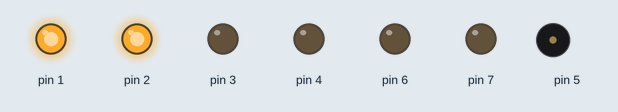
The sketch below on a simulated Arduino Uno, built with avr-gcc and run on an emulated ATmega328P. Shown: output pins drawn as LEDs (lit = HIGH), buzzer (waves = sounding).

Above: at 0.1 s.
At 2.1 s:
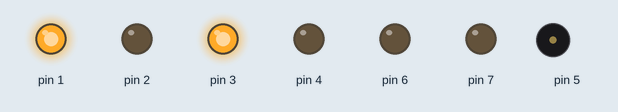
At 4.1 s:
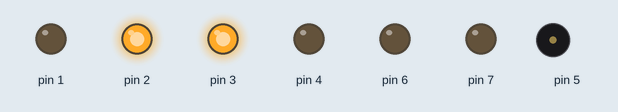
At 5.1 s:
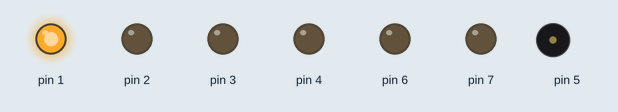
At 8.1 s:
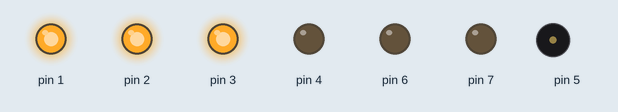
At 31.6 s:
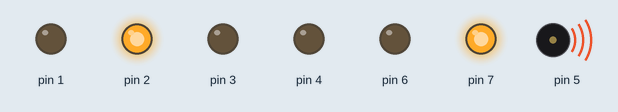
Timing chart, 0 to 40.0 s (numbered marks = the images above):
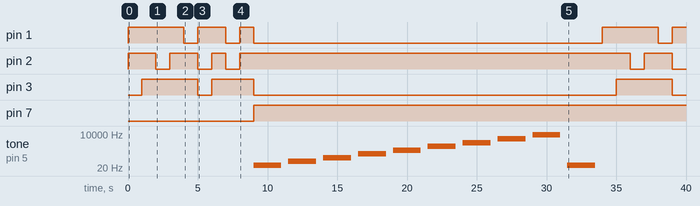

The sketch:

buzzersLedArduno1.ino
```cpp
void setup()
{
  pinMode(1, OUTPUT);
  pinMode(2, OUTPUT);
  pinMode(3, OUTPUT);
  pinMode(4, OUTPUT);
  pinMode(5, OUTPUT);
  pinMode(6, OUTPUT);
  pinMode(7, OUTPUT);
}

void loop()
{
  float notas[10] = {33, 66, 132, 264, 528, 1056, 2112, 4224, 8448, 34.947};
  digitalWrite(1, HIGH);
  digitalWrite(2, HIGH);
  digitalWrite(3, LOW);
  delay(1000);
  digitalWrite(1, HIGH);
  digitalWrite(2, HIGH);
  digitalWrite(3, HIGH);
  delay(1000);
  digitalWrite(1, HIGH);
  digitalWrite(2, LOW);
  digitalWrite(3, HIGH);
  delay(1000);
  digitalWrite(1, HIGH);
  digitalWrite(2, HIGH);
  digitalWrite(3, HIGH);
  delay(1000);
  digitalWrite(1, LOW);
  digitalWrite(2, HIGH);
  digitalWrite(3, HIGH);
  delay(1000);
  digitalWrite(1, HIGH);
  digitalWrite(2, LOW);
  digitalWrite(3, LOW);
  delay(1000);
  digitalWrite(1, HIGH);
  digitalWrite(2, HIGH);
  digitalWrite(3, HIGH);
  delay(1000);
  digitalWrite(1, LOW);
  digitalWrite(2, LOW);
  digitalWrite(3, HIGH);
  delay(1000);
  digitalWrite(1, HIGH);
  digitalWrite(2, HIGH);
  digitalWrite(3, HIGH);
  delay(1000);
  digitalWrite(1, LOW);
  digitalWrite(2, HIGH);
  digitalWrite(3, LOW);

  if (digitalRead(6) == HIGH)
  {
    digitalWrite(7, LOW);
  }
  else
  {
    digitalWrite(7, HIGH);
  }

  for (int i = 0; i < 10; i++)
  {
    tone(5, notas[i]);
    delay(2000);
    noTone(5);
    delay(500);
  }
}
```

Measured:
- by itself, pin 1: LOW → HIGH at 0.00 s, → LOW 4.0 s later, → HIGH 1.0 s later, → LOW 2.0 s later, … (9 changes in this stretch)
- by itself, pin 2: LOW → HIGH at 0.00 s, → LOW 2.0 s later, → HIGH 1.0 s later, → LOW 2.0 s later, … (10 changes in this stretch)
- by itself, pin 3: goes HIGH 4.0 s, LOW 1.0 s, HIGH 3.0 s, LOW 26.0 s, HIGH 4.0 s, then LOW
- by itself, pin 7: LOW → HIGH at 9.0 s
- by itself, tone on pin 5: plays 33 Hz for 2.0 s, 66 Hz for 2.0 s, 132 Hz for 2.0 s, 264 Hz for 2.0 s, 528 Hz for 2.0 s, 1056 Hz for 2.0 s … (10 notes in this stretch)
